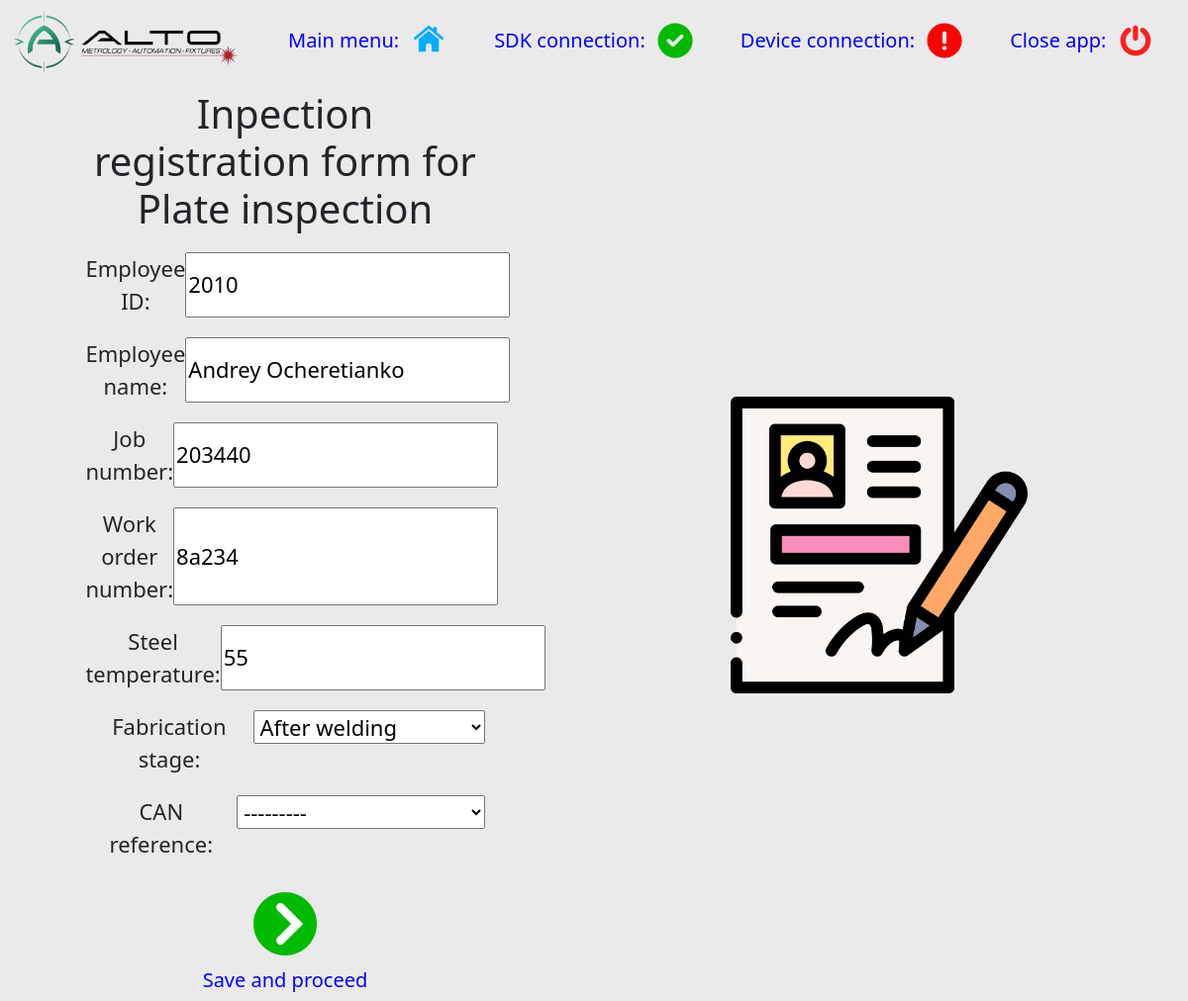
The app's page /fill_form/update/3/, older data.
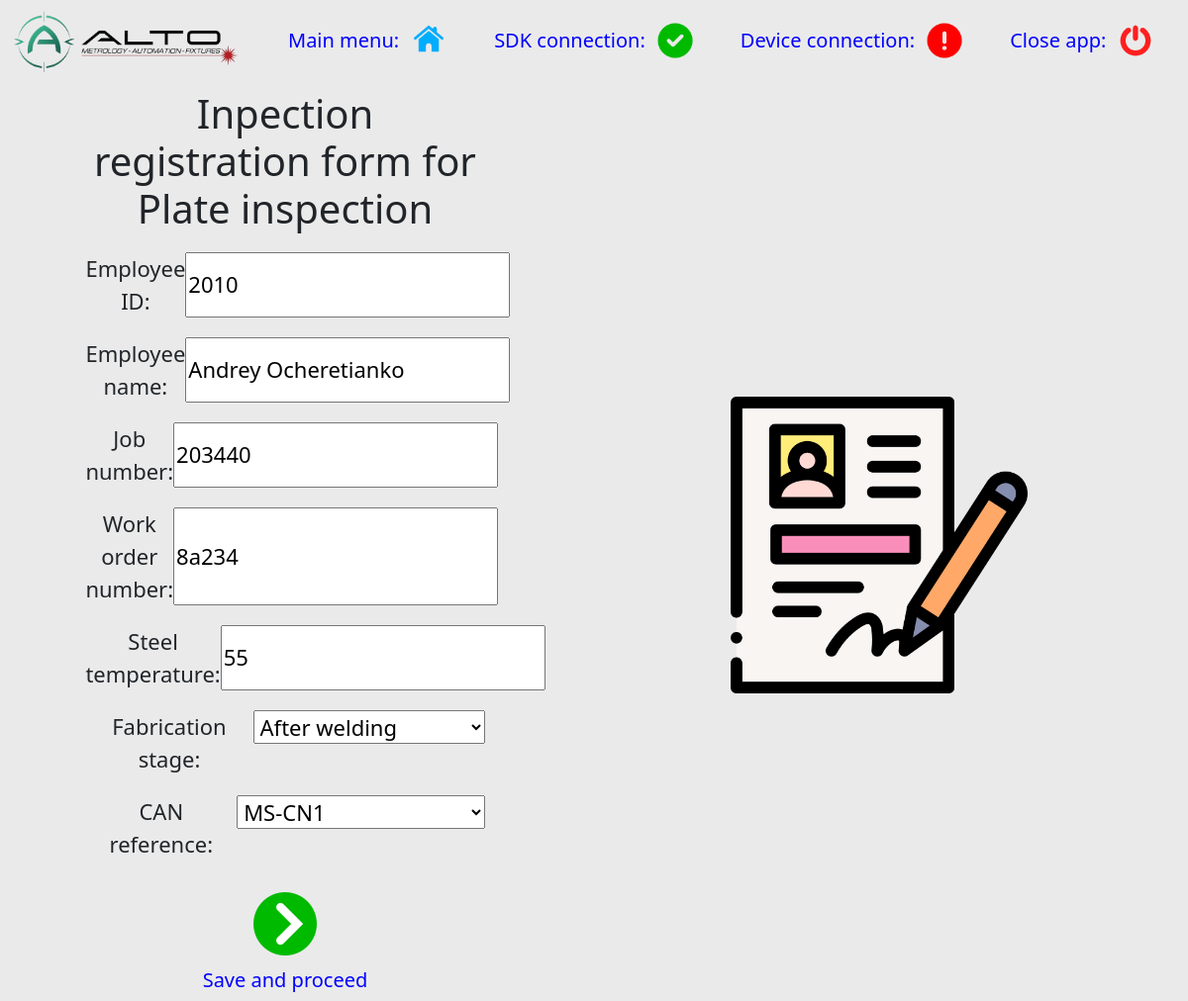
The same page, newer data.
### user_interface/models.py (models this page shows, shortened)
class FillForm(models.Model):
    date_time = models.DateTimeField(auto_now=True)
    report_number = models.CharField(max_length=200, blank=False, verbose_name='Report number')
    employee_id = models.IntegerField(verbose_name='Employee ID')
    employee_name = models.CharField(max_length=200, blank=False, verbose_name='Employee name')
    job_number = models.CharField(max_length=200, blank=True, verbose_name='Job number')
    wo_number = models.CharField(max_length=200, blank=True, verbose_name='Work order number')
    steel_temperature = models.IntegerField(blank=False, verbose_name='Steel temperature')
    fabrication_stage = models.CharField(max_length=200, blank=False, verbose_name='Fabrication stage', choices=list_of_stages)
    file_path = models.CharField(max_length=250, blank=False)
    station_name = models.ForeignKey(MainFunction, on_delete=models.CASCADE, verbose_name='Station name')
    can_ref = models.CharField(blank=True, verbose_name='CAN reference', choices=list_of_cans,
                               max_length=200, null=True)

### user_interface/views.py (the view)
# urls.py: path('fill_form/update/<int:pk>/', FillFormUpdate.as_view(), name='fill_form_update'),
class FillFormUpdate(UpdateView):
    model = FillForm
    template_name = 'user_interface/form.html'
    fields = ['employee_id',
              'employee_name',
              'job_number',
              'wo_number',
              'steel_temperature',
              'fabrication_stage',
              'can_ref']
    def get_context_data(self, **kwargs):
        context = super().get_context_data(**kwargs)
        context['station_name'] = FillForm.objects.get(pk=self.kwargs['pk']).station_name
        return context

### user_interface/models.py (called while the page is built)
    def __str__(self):
        return self.name

### user_interface/templates/user_interface/form.html (shortened to what this page needs)
{% extends "user_interface/base.html" %}
{% load static %}
{% block page_css %}
<link rel="stylesheet" href="{% static 'user_interface/form.css' %}">
{% endblock %}
{% block content %}
    <div class="container-flex text-center">
      <div class="row align-items-center">
        <div class="col" id="in-form">
            <form method="post" action="">{% csrf_token %}
                <h1>Inpection registration form for {{ station_name }} </h1>
                <ul>
                {{ form.as_ul }}
                </ul>
                <button type="submit">
                    <img src="{% static 'icons/right.png' %}">
                    <span>Save and proceed</span>
                </button>
            </form>
        </div>
        <div class="col picture">
            <img src="{% static 'icons/registration.png' %}">
        </div>
      </div>
    </div>
{% endblock %}

Row changes from the older to the newer data that the page shows:
changed FillForm "Andrey Ocheretianko": can_ref "---------" → "MS-CN1"
